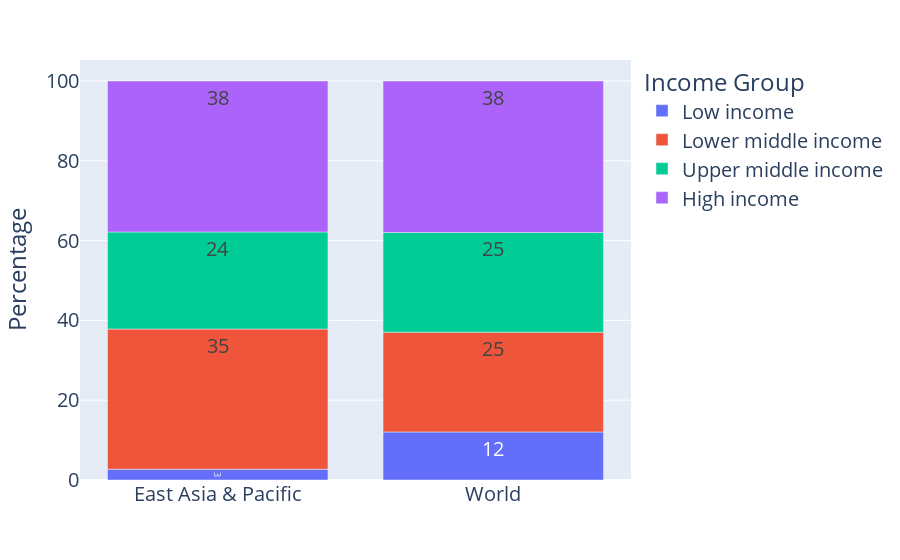

The notebook cell this image was saved under:
### Markdown cell above
* Stacked bar charts are much easier in Plotly using [`px.bar`](https://plotly.com/python-api-reference/generated/plotly.express.bar) function.

### Code cell
fig = px.bar(groups_concat, x="Region", y="Percentage", color="Income Group", 
             text="Percentage", text_auto=".0f")
fig.update_layout(font=dict(size=20), xaxis_title=None,)
fig.show()

### Figure 1 — Plotly figure (JSON) as saved in the notebook; plotly's stock layout.template omitted (floating-point values rounded to 4 significant figures)
{"data": [{"hovertemplate": "Income Group=Low income<br>Region=%{x}<br>Percentage=%{text}<extra></extra>", "legendgroup": "Low income", "marker": {"color": "#636efa", "pattern": {"shape": ""}}, "name": "Low income", "orientation": "v", "showlegend": true, "text": [2.703, 12.04], "textposition": "auto", "texttemplate": "%{y:.0f}", "type": "bar", "x": ["East Asia & Pacific", "World"], "xaxis": "x", "y": [2.703, 12.04], "yaxis": "y"}, {"hovertemplate": "Income Group=Lower middle income<br>Region=%{x}<br>Percentage=%{text}<extra></extra>", "legendgroup": "Lower middle income", "marker": {"color": "#EF553B", "pattern": {"shape": ""}}, "name": "Lower middle income", "orientation": "v", "showlegend": true, "text": [35.14, 25.0], "textposition": "auto", "texttemplate": "%{y:.0f}", "type": "bar", "x": ["East Asia & Pacific", "World"], "xaxis": "x", "y": [35.14, 25.0], "yaxis": "y"}, {"hovertemplate": "Income Group=Upper middle income<br>Region=%{x}<br>Percentage=%{text}<extra></extra>", "legendgroup": "Upper middle income", "marker": {"color": "#00cc96", "pattern": {"shape": ""}}, "name": "Upper middle income", "orientation": "v", "showlegend": true, "text": [24.32, 25.0], "textposition": "auto", "texttemplate": "%{y:.0f}", "type": "bar", "x": ["East Asia & Pacific", "World"], "xaxis": "x", "y": [24.32, 25.0], "yaxis": "y"}, {"hovertemplate": "Income Group=High income<br>Region=%{x}<br>Percentage=%{text}<extra></extra>", "legendgroup": "High income", "marker": {"color": "#ab63fa", "pattern": {"shape": ""}}, "name": "High income", "orientation": "v", "showlegend": true, "text": [37.84, 37.96], "textposition": "auto", "texttemplate": "%{y:.0f}", "type": "bar", "x": ["East Asia & Pacific", "World"], "xaxis": "x", "y": [37.84, 37.96], "yaxis": "y"}], "layout": {"barmode": "relative", "font": {"size": 20}, "legend": {"title": {"text": "Income Group"}, "tracegroupgap": 0}, "margin": {"t": 60}, "xaxis": {"anchor": "y", "domain": [0, 1], "title": {}}, "yaxis": {"anchor": "x", "domain": [0, 1], "title": {"text": "Percentage"}}}}
